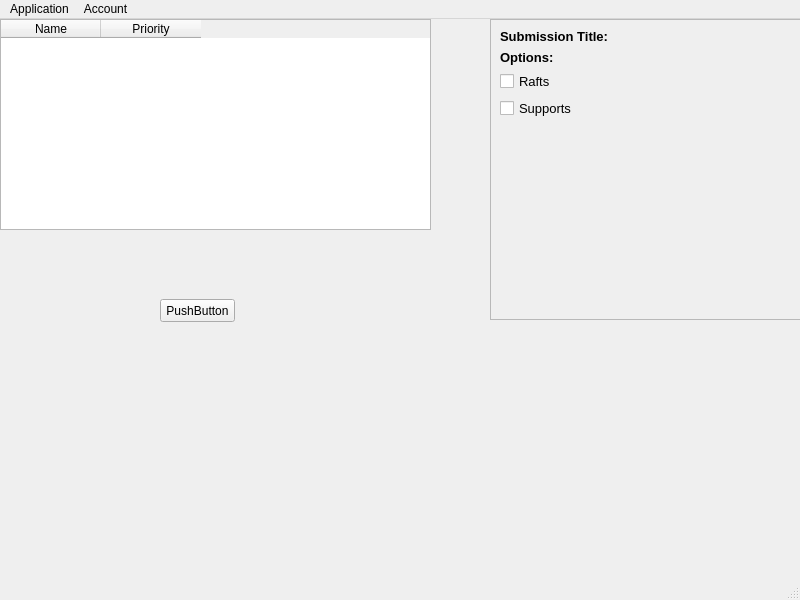
<?xml version="1.0" encoding="UTF-8"?>
<ui version="4.0">
 <class>MainWindow</class>
 <widget class="QMainWindow" name="MainWindow">
  <property name="geometry">
   <rect>
    <x>0</x>
    <y>0</y>
    <width>800</width>
    <height>600</height>
   </rect>
  </property>
  <property name="windowTitle">
   <string>MainWindow</string>
  </property>
  <widget class="QWidget" name="centralwidget">
   <widget class="QFrame" name="frame">
    <property name="geometry">
     <rect>
      <x>490</x>
      <y>0</y>
      <width>311</width>
      <height>301</height>
     </rect>
    </property>
    <property name="font">
     <font>
      <pointsize>10</pointsize>
     </font>
    </property>
    <property name="frameShape">
     <enum>QFrame::StyledPanel</enum>
    </property>
    <property name="frameShadow">
     <enum>QFrame::Raised</enum>
    </property>
    <layout class="QFormLayout" name="formLayout_2">
     <item row="0" column="0">
      <widget class="QLabel" name="title_label">
       <property name="lineWidth">
        <number>1</number>
       </property>
       <property name="text">
        <string>&lt;b&gt;Submission Title:&lt;/b&gt;</string>
       </property>
       <property name="textFormat">
        <enum>Qt::RichText</enum>
       </property>
      </widget>
     </item>
     <item row="1" column="0">
      <widget class="QLabel" name="options_label">
       <property name="text">
        <string>&lt;b&gt;Options:&lt;/b&gt;</string>
       </property>
      </widget>
     </item>
     <item row="3" column="0">
      <widget class="QReadOnlyCheckBox" name="supports_option">
       <property name="enabled">
        <bool>true</bool>
       </property>
       <property name="text">
        <string>Supports</string>
       </property>
       <property name="checkable">
        <bool>true</bool>
       </property>
      </widget>
     </item>
     <item row="2" column="0">
      <widget class="QReadOnlyCheckBox" name="rafts_option">
       <property name="font">
        <font>
         <weight>50</weight>
         <bold>false</bold>
        </font>
       </property>
       <property name="text">
        <string>Rafts</string>
       </property>
       <property name="checkable">
        <bool>true</bool>
       </property>
       <property name="checked">
        <bool>false</bool>
       </property>
       <property name="autoExclusive">
        <bool>false</bool>
       </property>
       <property name="tristate">
        <bool>false</bool>
       </property>
      </widget>
     </item>
    </layout>
   </widget>
   <widget class="QTableWidget" name="submissions_table">
    <property name="geometry">
     <rect>
      <x>0</x>
      <y>0</y>
      <width>431</width>
      <height>211</height>
     </rect>
    </property>
    <property name="editTriggers">
     <set>QAbstractItemView::NoEditTriggers</set>
    </property>
    <property name="selectionBehavior">
     <enum>QAbstractItemView::SelectItems</enum>
    </property>
    <property name="showGrid">
     <bool>true</bool>
    </property>
    <property name="gridStyle">
     <enum>Qt::SolidLine</enum>
    </property>
    <property name="sortingEnabled">
     <bool>true</bool>
    </property>
    <property name="rowCount">
     <number>0</number>
    </property>
    <property name="columnCount">
     <number>2</number>
    </property>
    <column>
     <property name="text">
      <string>Name</string>
     </property>
    </column>
    <column>
     <property name="text">
      <string>Priority</string>
     </property>
    </column>
   </widget>
   <widget class="QPushButton" name="test_button">
    <property name="geometry">
     <rect>
      <x>160</x>
      <y>280</y>
      <width>75</width>
      <height>23</height>
     </rect>
    </property>
    <property name="text">
     <string>PushButton</string>
    </property>
   </widget>
  </widget>
  <widget class="QMenuBar" name="menubar">
   <property name="geometry">
    <rect>
     <x>0</x>
     <y>0</y>
     <width>800</width>
     <height>21</height>
    </rect>
   </property>
   <widget class="QMenu" name="menuApplication">
    <property name="title">
     <string>Application</string>
    </property>
    <addaction name="actionExit"/>
   </widget>
   <widget class="QMenu" name="menuAccount">
    <property name="title">
     <string>Account</string>
    </property>
    <addaction name="actionSign_In"/>
    <addaction name="actionSignout"/>
   </widget>
   <addaction name="menuApplication"/>
   <addaction name="menuAccount"/>
  </widget>
  <widget class="QStatusBar" name="statusbar"/>
  <action name="actionExit">
   <property name="text">
    <string>Exit</string>
   </property>
  </action>
  <action name="actionSignout">
   <property name="text">
    <string>Sign Out</string>
   </property>
  </action>
  <action name="actionSign_In">
   <property name="text">
    <string>Sign In</string>
   </property>
  </action>
 </widget>
 <customwidgets>
  <customwidget>
   <class>QReadOnlyCheckBox</class>
   <extends>QCheckBox</extends>
   <header>qreadonlycheckbox.h</header>
  </customwidget>
 </customwidgets>
 <resources/>
 <connections/>
</ui>
